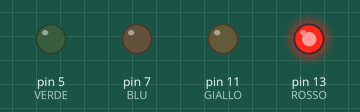
Recording of a sketch running on a simulated Arduino Uno, built with avr-gcc and run on an emulated ATmega328P. On the bench: output pins drawn as LEDs (lit = HIGH).

Above: at 1.0 s.
At 3.0 s:
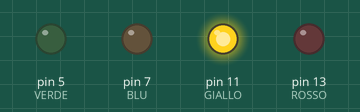
At 5.0 s:
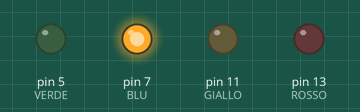
At 7.0 s:
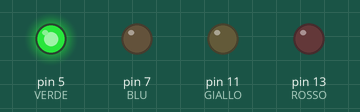
Timing chart, 0 to 10.4 s (numbered marks = the images above):
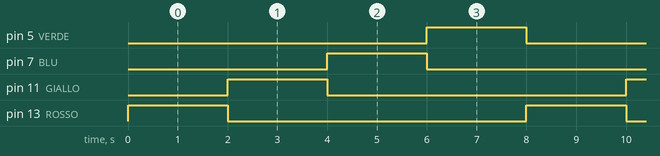

The sketch:

Verifica.ino
```cpp
int ROSSO = 13;
int GIALLO = 11;
int BLU = 7;
int VERDE = 5;
int T = 2000;

void setup() {
  // put your setup code here, to run once:
  pinMode(ROSSO, OUTPUT);//13
  pinMode(GIALLO, OUTPUT);//11
  pinMode(BLU, OUTPUT);//7
  pinMode(VERDE, OUTPUT);//VERDE5
}

void loop() {
  // put your main code here, to run repeatedly:
  digitalWrite(ROSSO, HIGH);
  delay(T);
  digitalWrite(ROSSO, LOW);

  digitalWrite(GIALLO, HIGH);
  delay(T);
  digitalWrite(GIALLO, LOW);

  digitalWrite(BLU, HIGH);
  delay(T);
  digitalWrite(BLU, LOW);

  digitalWrite(VERDE, HIGH);
  delay(T);
  digitalWrite(VERDE, LOW);

}
```

Measured:
- by itself, pin 5 (VERDE), pin 7 (BLU), pin 11 (GIALLO), pin 13 (ROSSO): alternates HIGH for 2.0 s and LOW for 6.0 s
- by itself, everything shown: repeats every 8.0 s, in 5 steps
